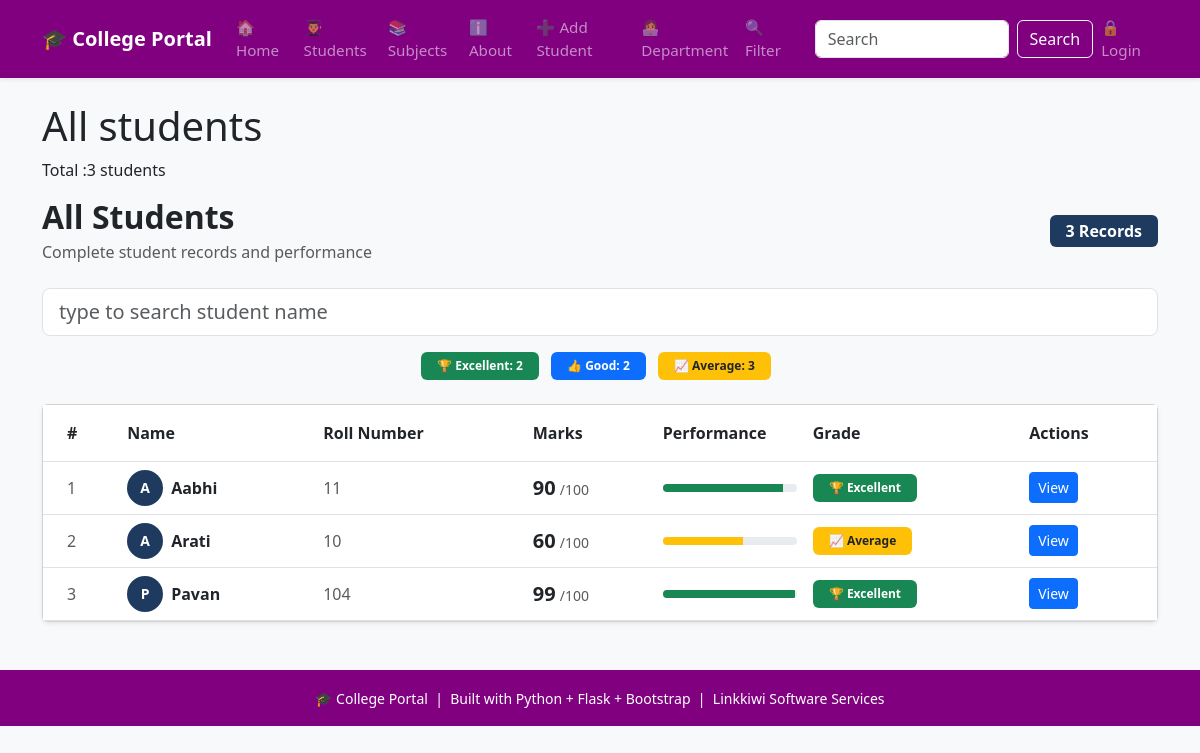
The app's page /students, older data.
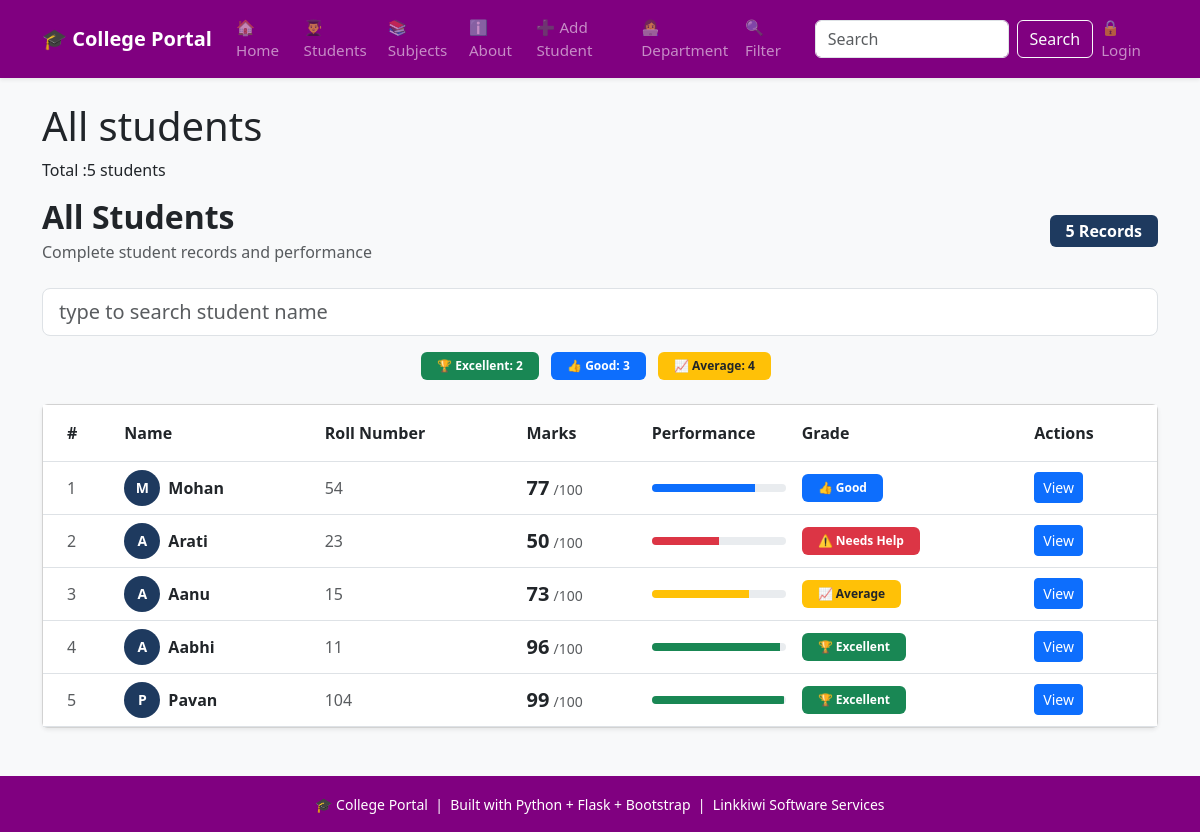
The same page, newer data.
### tables this page shows
CREATE TABLE students
                    (id INTEGER PRIMARY KEY AUTOINCREMENT,
                     name TEXT NOT NULL,
                     roll INTEGER NOT NULL,
                     marks INTEGER NOT NULL,
                     subject TEXT NOT NULL,
                     attendance INTEGER DEFAULT 0);

### app.py (the view)
@app.route("/students")
def students_page():
    conn = get_db()
    students = conn.execute('SELECT * FROM students ORDER BY id DESC').fetchall()
    conn.close()
    return render_template("students.html", students=students)

### database.py (called while the page is built)
def get_db():
   conn = sqlite3.connect('myproject.db')
   conn.row_factory = sqlite3.Row  # To access columns by name
   return conn

### templates/students.html (shortened to what this page needs)
{% extends 'base.html' %}
{% block content %}
<h1>All students</h1>
<p> Total :{{students|length}} students</p>
<div class="d-flex justify-content-between align-items-center mb-4">
    <div>
        <h2 class="fw-bold mb-1">All Students</h2>
        <p class="text-muted mb-0">
            Complete student records and performance
        </p>
    </div>
    <span class="badge fs-6 px-3 py-2"
          style="background-color: #1e3a5f;">
        {{ students|length }} Records
    </span>
</div>
<div class="mb-3">
    <input type="text"
    id="searchInput"
    class="form-control form-control-lg"
    placeholder="type to search student name"/>
</div>
<div class="row mb-4">
    {% set excellent = students|selectattr('marks','ge',90)|list %}
    {% set good      = students|selectattr('marks','ge',75)|list %}
    {% set average   = students|selectattr('marks','ge',60)|list %}
    <div class="col text-center">
        <span class="badge bg-success px-3 py-2 me-2">
            🏆 Excellent: {{ excellent|length }}
        </span>
        <span class="badge bg-primary px-3 py-2 me-2">
            👍 Good: {{ good|length }}
        </span>
        <span class="badge bg-warning text-dark px-3 py-2 me-2">
            📈 Average: {{ average|length }}
        </span>
    </div>
</div>
<div class="card shadow-sm">
    <div class="card-body p-0">
        <div class="table-responsive">
            <table class="table table-hover mb-0">
                <thead style="background-color: #1e3a5f; color:white;">
                    <tr>
                        <th class="py-3 ps-4">#</th>
                        <th class="py-3">Name</th>
                        <th class="py-3">Roll Number</th>
                        <th class="py-3">Marks</th>
                        <th class="py-3">Performance</th>
                        <th class="py-3">Grade</th>
                        <th class="py-3">Actions</th>
                    </tr>
                </thead>
                <tbody id="tabelBody">
                    {% for student in students %}
                    <tr class="align-middle" data-name="{{student.name|lower}}">
                        <td class="ps-4 text-muted">
                            {{ loop.index }}
                        </td>
                        <td>
                            <div class="d-flex align-items-center">
                                <div class="rounded-circle d-flex align-items-center
                                            justify-content-center me-2 text-white fw-bold"
                                     style="width:36px; height:36px; font-size:14px;
                                            background-color: #1e3a5f;">
                                    {{ student.name[0] }}
                                </div>
                                <span class="fw-bold">{{ student.name }}</span>
                            </div>
                        </td>
                        <td class="text-muted">{{ student.roll }}</td>
                        <td>
                            <span class="fw-bold fs-5">{{ student.marks }}</span>
                            <span class="text-muted small">/100</span>
                        </td>
                        <td style="width:150px;">
                            <div class="progress" style="height:8px;">
                                <div class="progress-bar
                                    {% if student.marks >= 90 %}bg-success
                                    {% elif student.marks >= 75 %}bg-primary
                                    {% elif student.marks >= 60 %}bg-warning
                                    {% else %}bg-danger{% endif %}"
                                    style="width: {{ student.marks|default(0) }}%;">
                                </div>
                            </div>
                        </td>
                        <td>
                            {% if student.marks >= 90 %}
                                <span class="badge bg-success px-3 py-2">
                                    🏆 Excellent
                                </span>
                            {% elif student.marks >= 75 %}
                                <span class="badge bg-primary px-3 py-2">
                                    👍 Good
                                </span>
                            {% elif student.marks >= 60 %}
                                <span class="badge bg-warning text-dark px-3 py-2">
                                    📈 Average
                                </span>
                            {% else %}
                                <span class="badge bg-danger px-3 py-2">
                                    ⚠️ Needs Help
                                </span>
                            {% endif %}
                        </td>
                        <td>
                            <a href="{{ url_for('student_detail', id=student.id) }}"
                             class="btn btn-sm btn-primary">View
                            </a>
                        </td>
                    </tr>
                    {% endfor %}
                </tbody>
            </table>
        </div>
    </div>
</div>
{% endblock %}

### templates/Base.html (shortened to what this page needs)
<!DOCTYPE html>
<html lang="en">
<head>
    <link href="https://cdn.jsdelivr.net/npm/bootstrap@5.3.0/dist/css/bootstrap.min.css"
          rel="stylesheet">
</head>
<body class="bg-light">
    <nav class="navbar navbar-expand-lg navbar-dark shadow-sm" style="background-color: purple;">
    <div class="container">
        <a class="navbar-brand fw-bold" href="{{ url_for('home') }}">
            🎓 College Portal
        </a>
        <div class="collapse navbar-collapse" id="navbarNav">
            <ul class="navbar-nav ms-auto align-items-lg-center">
                <li class="nav-item">
                    <a class="nav-link" href="{{ url_for('home') }}">🏠 Home</a>
                </li>
                <li class="nav-item">
                    <a class="nav-link" href="{{ url_for('students_page') }}">👨‍🎓 Students</a>
                </li>
                <li class="nav-item">
                    <a class="nav-link" href="{{ url_for('subjects') }}">📚 Subjects</a>
                </li>
                <li class="nav-item">
                    <a class="nav-link" href="{{ url_for('about') }}">ℹ️ About</a>
                </li>
                <li class="nav-item">
                    <a class="nav-link" href="{{ url_for('add_student') }}">➕ Add Student</a>
                </li>
                <li class="nav-item">
                    <a class="nav-link" href="{{ url_for('department') }}">👩‍💻 Department</a>
                </li>
                <li class="nav-item">
                    <a class="nav-link" href="{{ url_for('filter_students') }}">🔍 Filter</a>
                </li>
                <li class="nav-item">
                    <form class="d-flex my-2 my-lg-0 ms-lg-3"
                          action="{{ url_for('search') }}"
                          method="GET">
                        <input class="form-control me-2"
                               type="search"
                               placeholder="Search"
                               name="q">
                        <button class="btn btn-outline-light" type="submit">
                            Search
                        </button>
                    </form>
                </li>
                {% if session.username %}
                    <li class="nav-item">
                        <span class="nav-link text-white">
                            👤 {{ session.username }}
                        </span>
                    </li>
                    <li class="nav-item">
                        <a class="nav-link" href="{{ url_for('logout') }}">
                            🔓 Logout
                        </a>
                    </li>
                {% else %}
                    <li class="nav-item">
                        <a class="nav-link" href="{{ url_for('login') }}">
                            🔒 Login
                        </a>
                    </li>
                {% endif %}
            </ul>
        </div>
    </div>
</nav>
<div class="container mt-4 mb-5">
        {% block content %}
        {% endblock %}
</div>
    <footer style="background-color: purple;" class="text-white text-center py-3 mt-5">
        <small>
            🎓 College Portal &nbsp;|&nbsp;
            Built with Python + Flask + Bootstrap &nbsp;|&nbsp;
            Linkkiwi Software Services
        </small>
    </footer>
</body>
</html>

### templates/Base.html (style rules this page uses)
.navbar { min-height: 60px; }
:root { --brand:purple; }
.nav-link { font-size: 0.95rem; font-weight: 500; }

Row changes from the older to the newer data that the page shows:
removed students: name "A", name "Arati", roll "10", marks "60", shows "📈 Average"
added students: name "M", name "Mohan", roll "54", marks "77", shows "👍 Good"
added students: name "A", name "Arati", roll "23", marks "50", shows "⚠️ Needs Help"
added students: name "A", name "Aanu", roll "15", marks "73", shows "📈 Average"
changed students "Aabhi": marks "90" → "96"
Text that changed along with them:
{{ students|length }}: "3" → "5"
{{ good|length }}: "2" → "3"
{{ average|length }}: "3" → "4"
